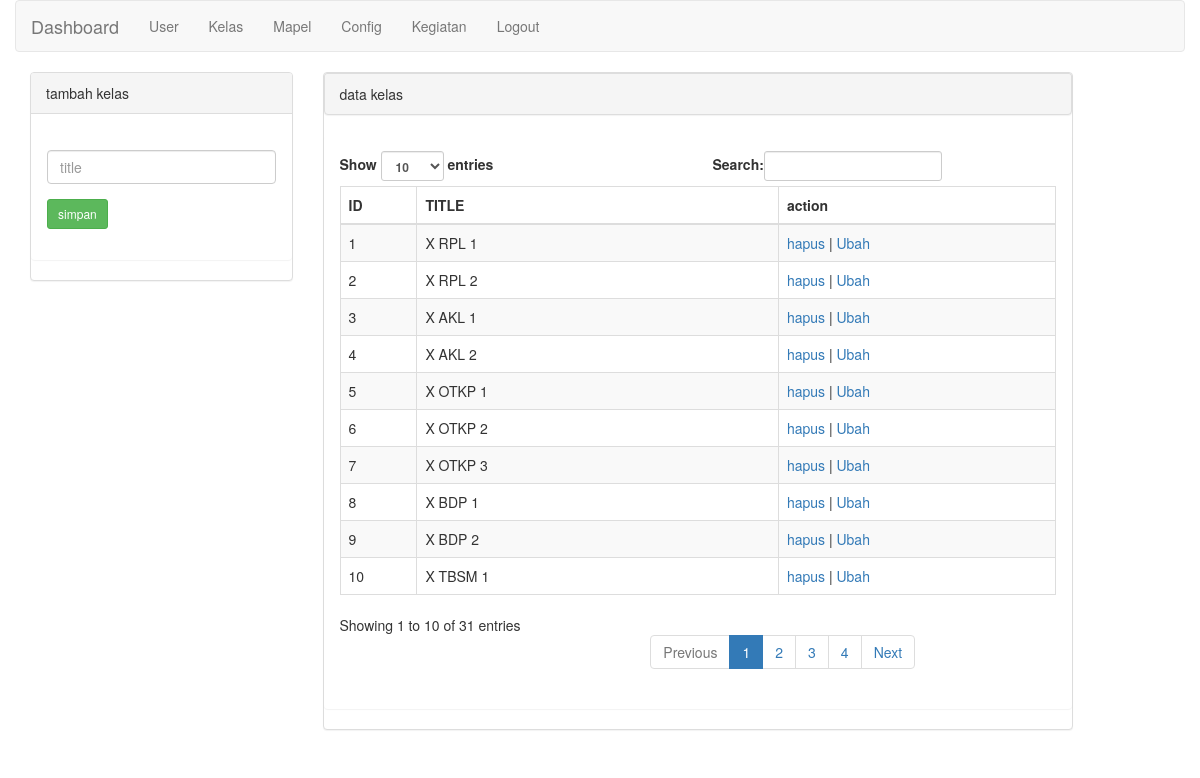
Page /admin/kelas.php (signed in) on the committed database.
### tables this page shows
CREATE TABLE `kelas` (
  `id` int(11) NOT NULL,
  `title` varchar(255) NOT NULL
);

### classes/kelas.php (called while the page is built, shortened)
<?php
class Kelas
{
    private $db_conn;
    private $table_name = "kelas";
    public function __construct($db)
    {
        $this->db_conn = $db;
    }
    function getAll($assoc = FALSE)
    {
        $sql = "SELECT id, title FROM " . $this->table_name . "  ORDER BY title";
        $prep_state = $this->db_conn->prepare($sql);
        $prep_state->execute();
        $data = array();
        while ($row = $prep_state->fetch(PDO::FETCH_ASSOC)){
            $data[] = $row;
        }
        return $data;
    }
}

### admin/kelas.php (the view, shortened to what this page needs)
<!DOCTYPE html>
<html>
<head>
	<link href="../library/css/bootstrap.min.css" rel="stylesheet">
</head>
<body>
	<?php
	if(!empty($_SESSION['user']))
	{
		include_once '../classes/kelas.php';
		include_once '../initial.php';
		$kelas = new Kelas($db);
		$ubah_kelas = array();
		$data = $kelas->getAll();
		?>
		<div class="container">
			<div class="row">
				<?php include 'menu.php' ?>
				<div class="col-md-12">
					<div class="row">
						<div class="col-md-3">
							<form action="" method="post">
								<div class="panel panel-default">
									<div class="panle panel-heading">
										tambah kelas
									</div>
									<div class="panel panel-body">
										<br>
										<form action="" method="post">
											<div class="form-group">
												<input type="text" name="title" class="form-control" placeholder="title" value="<?php echo @$ubah_kelas['title'] ?>">
											</div>
											<div class="form-group">
												<button class="btn btn-sm btn-success">simpan</button>
											</div>
										</form>
									</div>
								</div>
							</form>
						</div>
						<div class="col-md-8">
							<div class="panel panel-default">
								<div class="panel panel-heading">
									data kelas
								</div>
								<div class="panel panel-body">
									<div class="table-responsive">
										<table id="kelas" class="table table-bordered table-striped">
										<thead>
										<tr>
											<th>ID</th>
											<th>TITLE</th>
											<th>action</th>
										</tr>
										</thead>
										<tbody>
												<?php
												if(!empty($data))
												{
													foreach ($data as $key => $value)
													{
														?>
														<tr>
															<td><?php echo $value['id'] ?></td>
															<td><?php echo $value['title'] ?></td>
															<td><a href="?hapus=<?php echo $value['id']?>" title="">hapus</a> | <a href="?edit=<?php echo $value['id']?>" title="">Ubah</a></td>
														</tr>
														<?php
													}
												}
												?>
										</tbody>
										</table>
									</div>
								</div>
							</div>
						</div>
					</div>
				</div>
			</div>
		</div>
		<?php
	}else{
		header('location: login.php');
	}
	?>
</body>
</html>

### rows in the picture
kelas: id "3", title "X AKL 1"
kelas: id "4", title "X AKL 2"
kelas: id "8", title "X BDP 1"
kelas: id "9", title "X BDP 2"
kelas: id "5", title "X OTKP 1"
kelas: id "6", title "X OTKP 2"
kelas: id "7", title "X OTKP 3"
kelas: id "1", title "X RPL 1"
kelas: id "2", title "X RPL 2"
kelas: id "10", title "X TBSM 1"
